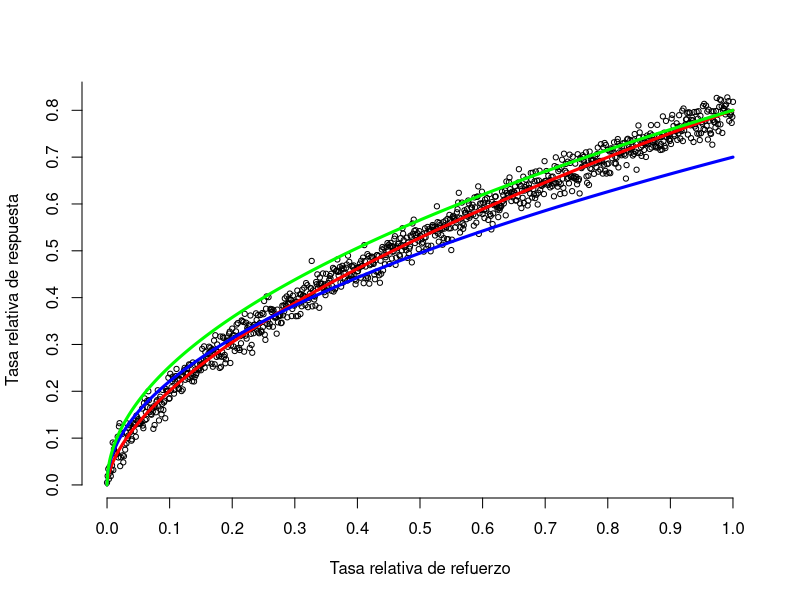

Reproduce this figure in R.
### Matching Law ### 
rm(list=ls())

### Model Parameters ###
s <-c(0.6,0.5,0.5)
b <-c(0.8,0.7,0.8)

TR <- seq(0,1,0.001)
TB <- matrix(NA,length(TR),length(s))
TBr <- c()

for (j in 1:3){
  for (i in 0:length(TR)){
  TB[i,j]=b[j]*TR[i]^s[j] 
  TBr[i]=TB[i,1]+rnorm(1,0,0.02)
  }
}

colores <- c("red","blue","green")

plot(TR,TBr, type = "p", pch = 21, cex = 0.7,axes = F,
     xlab = "Tasa relativa de refuerzo", ylab = "Tasa relativa de respuesta")
axis(1,at=seq(0,1,0.1))
axis(2,at=seq(0,1,0.1))
for (k in 1:3){
  lines(TR,TB[,k], col = colores[k], lwd = 3)
}